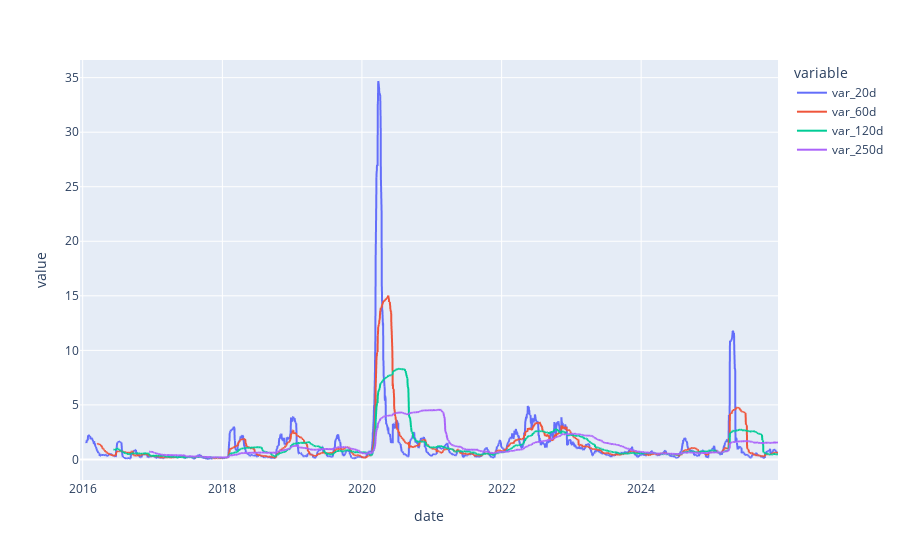

Write notebook code for a chart like this one.
### Code cell
t.plot(x='date', y=[f'var_{h}d' for h in [20, 60, 120, 250]])

### Figure 1 — Plotly figure (JSON) as saved in the notebook; plotly's stock layout.template omitted (floating-point values rounded to 4 significant figures; data arrays with more than 128 entries replaced by an {"elided": "..."} marker saying what was removed)
{"data": [{"hovertemplate": "variable=var_20d<br>date=%{x}<br>value=%{y}<extra></extra>", "legendgroup": "var_20d", "line": {"color": "#636efa", "dash": "solid"}, "marker": {"symbol": "circle"}, "mode": "lines", "name": "var_20d", "showlegend": true, "type": "scattergl", "x": {"elided": "2514 str values"}, "xaxis": "x", "y": {"elided": "2514 float values"}, "yaxis": "y"}, {"hovertemplate": "variable=var_60d<br>date=%{x}<br>value=%{y}<extra></extra>", "legendgroup": "var_60d", "line": {"color": "#EF553B", "dash": "solid"}, "marker": {"symbol": "circle"}, "mode": "lines", "name": "var_60d", "showlegend": true, "type": "scattergl", "x": {"elided": "2514 str values"}, "xaxis": "x", "y": {"elided": "2514 float values"}, "yaxis": "y"}, {"hovertemplate": "variable=var_120d<br>date=%{x}<br>value=%{y}<extra></extra>", "legendgroup": "var_120d", "line": {"color": "#00cc96", "dash": "solid"}, "marker": {"symbol": "circle"}, "mode": "lines", "name": "var_120d", "showlegend": true, "type": "scattergl", "x": {"elided": "2514 str values"}, "xaxis": "x", "y": {"elided": "2514 float values"}, "yaxis": "y"}, {"hovertemplate": "variable=var_250d<br>date=%{x}<br>value=%{y}<extra></extra>", "legendgroup": "var_250d", "line": {"color": "#ab63fa", "dash": "solid"}, "marker": {"symbol": "circle"}, "mode": "lines", "name": "var_250d", "showlegend": true, "type": "scattergl", "x": {"elided": "2514 str values"}, "xaxis": "x", "y": {"elided": "2514 float values"}, "yaxis": "y"}], "layout": {"legend": {"title": {"text": "variable"}, "tracegroupgap": 0}, "margin": {"t": 60}, "xaxis": {"anchor": "y", "domain": [0, 1], "title": {"text": "date"}}, "yaxis": {"anchor": "x", "domain": [0, 1], "title": {"text": "value"}}}}
